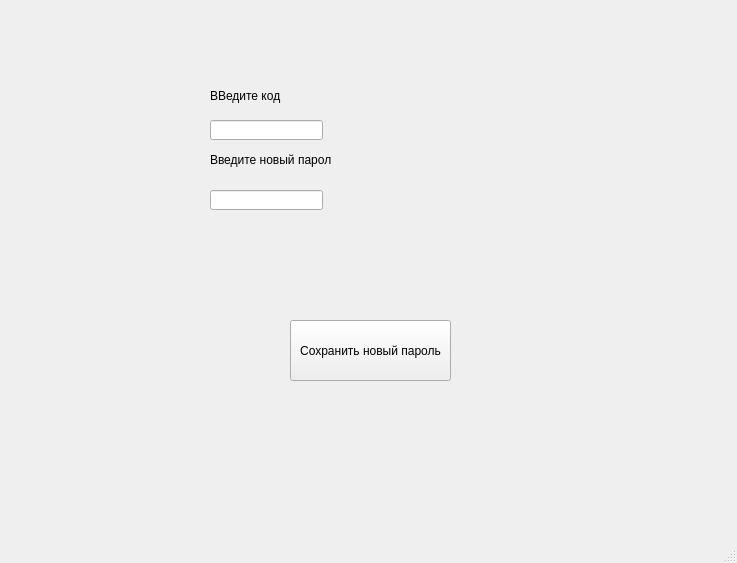
<?xml version="1.0" encoding="UTF-8"?>
<ui version="4.0">
 <class>change_password_window</class>
 <widget class="QMainWindow" name="change_password_window">
  <property name="geometry">
   <rect>
    <x>0</x>
    <y>0</y>
    <width>737</width>
    <height>563</height>
   </rect>
  </property>
  <property name="windowTitle">
   <string>MainWindow</string>
  </property>
  <widget class="QWidget" name="centralwidget">
   <widget class="QLineEdit" name="code_edit">
    <property name="geometry">
     <rect>
      <x>210</x>
      <y>120</y>
      <width>113</width>
      <height>20</height>
     </rect>
    </property>
   </widget>
   <widget class="QLabel" name="label">
    <property name="geometry">
     <rect>
      <x>210</x>
      <y>80</y>
      <width>81</width>
      <height>31</height>
     </rect>
    </property>
    <property name="text">
     <string>ВВедите код</string>
    </property>
   </widget>
   <widget class="QPushButton" name="commit_button">
    <property name="geometry">
     <rect>
      <x>290</x>
      <y>320</y>
      <width>161</width>
      <height>61</height>
     </rect>
    </property>
    <property name="text">
     <string>Сохранить новый пароль</string>
    </property>
   </widget>
   <widget class="QLineEdit" name="new_pw_edit">
    <property name="geometry">
     <rect>
      <x>210</x>
      <y>190</y>
      <width>113</width>
      <height>20</height>
     </rect>
    </property>
    <property name="echoMode">
     <enum>QLineEdit::Password</enum>
    </property>
   </widget>
   <widget class="QLabel" name="label_2">
    <property name="geometry">
     <rect>
      <x>210</x>
      <y>150</y>
      <width>121</width>
      <height>20</height>
     </rect>
    </property>
    <property name="text">
     <string>Введите новый пароль</string>
    </property>
   </widget>
  </widget>
  <widget class="QMenuBar" name="menubar">
   <property name="geometry">
    <rect>
     <x>0</x>
     <y>0</y>
     <width>737</width>
     <height>21</height>
    </rect>
   </property>
  </widget>
  <widget class="QStatusBar" name="statusbar"/>
 </widget>
 <resources/>
 <connections/>
</ui>
